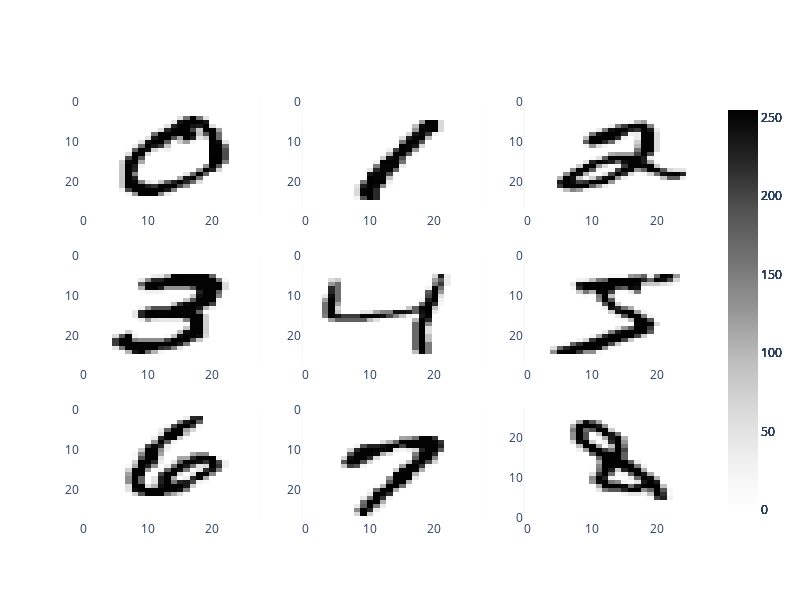

Notebook source saved alongside this figure:
### Markdown cell above
Dado que las imágenes han sido "aplanadas" en un arreglo unidimensional, redimensionaremos el arreglo en un vector de $28\times 28$ y visualizaremos algunos de los dígitos mediante la función `plot_heatmap` de `gtda.plotting`. A continuación se muestran algunas de las imágenes del conjunto de datos:

### Code cell
import numpy as np
from gtda.plotting import plot_heatmap
from plotly.subplots import make_subplots

digits_idx = [np.flatnonzero(y == chr(digit))[0] for digit in range(ord('0'), ord('9'))]
digits = [np.asarray(X.iloc[digit_idx]).reshape(28, 28) for digit_idx in digits_idx]
digit_plots = [plot_heatmap(digit) for digit in digits]

fig = make_subplots(3, 3)
fig.update_layout(width=800, height=600)

i = 0
for row in range(1, 4):
    for col in range(1, 4):
        if i != 0:
            fig['layout']['yaxis' + str(i)]['autorange'] = 'reversed'
        else:
            fig['layout']['yaxis']['autorange'] = 'reversed'
            
        fig.add_trace(digit_plots[i]['data'][0], row=row, col=col)
        i += 1

fig.show()

### Figure 1 — Plotly figure (JSON) as saved in the notebook; plotly's stock layout.template omitted (floating-point values rounded to 4 significant figures; data arrays with more than 128 entries replaced by an {"elided": "..."} marker saying what was removed)
{"data": [{"colorscale": [[0, "rgb(255,255,255)"], [0.125, "rgb(240,240,240)"], [0.25, "rgb(217,217,217)"], [0.375, "rgb(189,189,189)"], [0.5, "rgb(150,150,150)"], [0.625, "rgb(115,115,115)"], [0.75, "rgb(82,82,82)"], [0.875, "rgb(37,37,37)"], [1, "rgb(0, 0, 0)"]], "type": "heatmap", "xaxis": "x", "yaxis": "y", "z": {"elided": "28x28 int values"}}, {"colorscale": [[0, "rgb(255,255,255)"], [0.125, "rgb(240,240,240)"], [0.25, "rgb(217,217,217)"], [0.375, "rgb(189,189,189)"], [0.5, "rgb(150,150,150)"], [0.625, "rgb(115,115,115)"], [0.75, "rgb(82,82,82)"], [0.875, "rgb(37,37,37)"], [1, "rgb(0, 0, 0)"]], "type": "heatmap", "xaxis": "x2", "yaxis": "y2", "z": {"elided": "28x28 int values"}}, {"colorscale": [[0, "rgb(255,255,255)"], [0.125, "rgb(240,240,240)"], [0.25, "rgb(217,217,217)"], [0.375, "rgb(189,189,189)"], [0.5, "rgb(150,150,150)"], [0.625, "rgb(115,115,115)"], [0.75, "rgb(82,82,82)"], [0.875, "rgb(37,37,37)"], [1, "rgb(0, 0, 0)"]], "type": "heatmap", "xaxis": "x3", "yaxis": "y3", "z": {"elided": "28x28 int values"}}, {"colorscale": [[0, "rgb(255,255,255)"], [0.125, "rgb(240,240,240)"], [0.25, "rgb(217,217,217)"], [0.375, "rgb(189,189,189)"], [0.5, "rgb(150,150,150)"], [0.625, "rgb(115,115,115)"], [0.75, "rgb(82,82,82)"], [0.875, "rgb(37,37,37)"], [1, "rgb(0, 0, 0)"]], "type": "heatmap", "xaxis": "x4", "yaxis": "y4", "z": {"elided": "28x28 int values"}}, {"colorscale": [[0, "rgb(255,255,255)"], [0.125, "rgb(240,240,240)"], [0.25, "rgb(217,217,217)"], [0.375, "rgb(189,189,189)"], [0.5, "rgb(150,150,150)"], [0.625, "rgb(115,115,115)"], [0.75, "rgb(82,82,82)"], [0.875, "rgb(37,37,37)"], [1, "rgb(0, 0, 0)"]], "type": "heatmap", "xaxis": "x5", "yaxis": "y5", "z": {"elided": "28x28 int values"}}, {"colorscale": [[0, "rgb(255,255,255)"], [0.125, "rgb(240,240,240)"], [0.25, "rgb(217,217,217)"], [0.375, "rgb(189,189,189)"], [0.5, "rgb(150,150,150)"], [0.625, "rgb(115,115,115)"], [0.75, "rgb(82,82,82)"], [0.875, "rgb(37,37,37)"], [1, "rgb(0, 0, 0)"]], "type": "heatmap", "xaxis": "x6", "yaxis": "y6", "z": {"elided": "28x28 int values"}}, {"colorscale": [[0, "rgb(255,255,255)"], [0.125, "rgb(240,240,240)"], [0.25, "rgb(217,217,217)"], [0.375, "rgb(189,189,189)"], [0.5, "rgb(150,150,150)"], [0.625, "rgb(115,115,115)"], [0.75, "rgb(82,82,82)"], [0.875, "rgb(37,37,37)"], [1, "rgb(0, 0, 0)"]], "type": "heatmap", "xaxis": "x7", "yaxis": "y7", "z": {"elided": "28x28 int values"}}, {"colorscale": [[0, "rgb(255,255,255)"], [0.125, "rgb(240,240,240)"], [0.25, "rgb(217,217,217)"], [0.375, "rgb(189,189,189)"], [0.5, "rgb(150,150,150)"], [0.625, "rgb(115,115,115)"], [0.75, "rgb(82,82,82)"], [0.875, "rgb(37,37,37)"], [1, "rgb(0, 0, 0)"]], "type": "heatmap", "xaxis": "x8", "yaxis": "y8", "z": {"elided": "28x28 int values"}}, {"colorscale": [[0, "rgb(255,255,255)"], [0.125, "rgb(240,240,240)"], [0.25, "rgb(217,217,217)"], [0.375, "rgb(189,189,189)"], [0.5, "rgb(150,150,150)"], [0.625, "rgb(115,115,115)"], [0.75, "rgb(82,82,82)"], [0.875, "rgb(37,37,37)"], [1, "rgb(0, 0, 0)"]], "type": "heatmap", "xaxis": "x9", "yaxis": "y9", "z": {"elided": "28x28 int values"}}], "layout": {"height": 600, "width": 800, "xaxis": {"anchor": "y", "autorange": true, "domain": [0, 0.2889], "range": [-0.5, 27.5]}, "xaxis2": {"anchor": "y2", "autorange": true, "domain": [0.3556, 0.6444], "range": [-0.5, 27.5]}, "xaxis3": {"anchor": "y3", "autorange": true, "domain": [0.7111, 1], "range": [-0.5, 27.5]}, "xaxis4": {"anchor": "y4", "autorange": true, "domain": [0, 0.2889], "range": [-0.5, 27.5]}, "xaxis5": {"anchor": "y5", "autorange": true, "domain": [0.3556, 0.6444], "range": [-0.5, 27.5]}, "xaxis6": {"anchor": "y6", "autorange": true, "domain": [0.7111, 1], "range": [-0.5, 27.5]}, "xaxis7": {"anchor": "y7", "autorange": true, "domain": [0, 0.2889], "range": [-0.5, 27.5]}, "xaxis8": {"anchor": "y8", "autorange": true, "domain": [0.3556, 0.6444], "range": [-0.5, 27.5]}, "xaxis9": {"anchor": "y9", "autorange": true, "domain": [0.7111, 1], "range": [-0.5, 27.5]}, "yaxis": {"anchor": "x", "autorange": true, "domain": [0.7333, 1], "range": [27.5, -0.5]}, "yaxis2": {"anchor": "x2", "autorange": true, "domain": [0.7333, 1], "range": [27.5, -0.5]}, "yaxis3": {"anchor": "x3", "autorange": true, "domain": [0.7333, 1], "range": [27.5, -0.5]}, "yaxis4": {"anchor": "x4", "autorange": true, "domain": [0.3667, 0.6333], "range": [27.5, -0.5]}, "yaxis5": {"anchor": "x5", "autorange": true, "domain": [0.3667, 0.6333], "range": [27.5, -0.5]}, "yaxis6": {"anchor": "x6", "autorange": true, "domain": [0.3667, 0.6333], "range": [27.5, -0.5]}, "yaxis7": {"anchor": "x7", "autorange": true, "domain": [0, 0.2667], "range": [27.5, -0.5]}, "yaxis8": {"anchor": "x8", "autorange": true, "domain": [0, 0.2667], "range": [27.5, -0.5]}, "yaxis9": {"anchor": "x9", "autorange": true, "domain": [0, 0.2667], "range": [-0.5, 27.5]}}}
